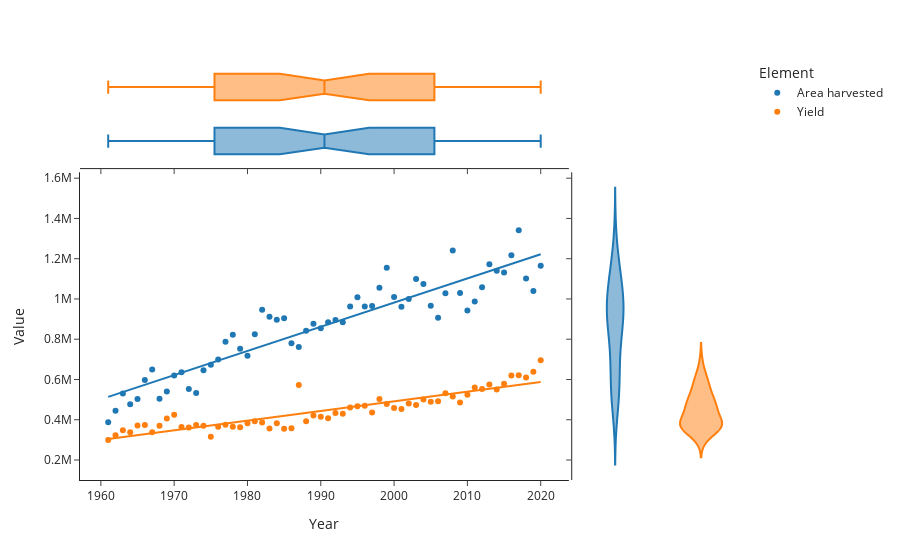

Here is the notebook cell this chart was saved with:
### Code cell
import plotly.express as px
df= pd.read_csv("dates.csv")
fig = px.scatter(new, x="Year", y="Value", color="Element", marginal_y="violin",
           marginal_x="box", trendline="ols", template="simple_white")
fig.show()
